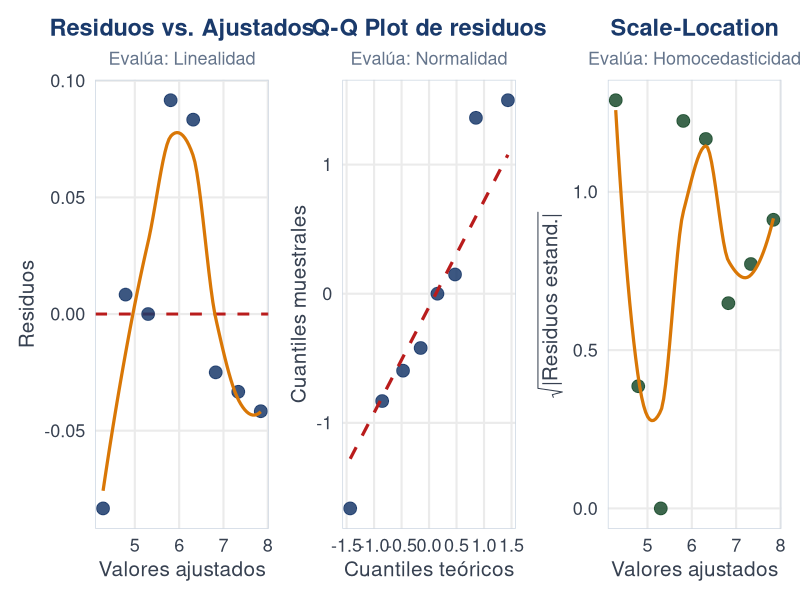

This chart was generated by the following R code:
## ---- chunk 1
#| echo: false
#| warning: false
#| message: false
#| fig-width: 16
#| fig-height: 4.8
#| fig-align: center
#| out-width: "100%"

library(ggplot2); library(patchwork)

publicidad   <- c(40, 60, 80, 100, 120, 140, 160, 180)
rentabilidad <- c(4.2, 4.8, 5.3, 5.9, 6.4, 6.8, 7.3, 7.8)
modelo <- lm(rentabilidad ~ publicidad)

df_diag <- data.frame(
  ajustados = fitted(modelo),
  residuos  = residuals(modelo),
  std_res   = rstandard(modelo),
  sqrt_std  = sqrt(abs(rstandard(modelo)))
)

tema_d <- theme_minimal(base_size = 16) +
  theme(
    plot.title       = element_text(face = "bold", hjust = 0.5,
                                    size = 17, color = "#1a3a6b"),
    plot.subtitle    = element_text(hjust = 0.5, size = 13,
                                    color = "#64748b"),
    axis.title       = element_text(size = 15, color = "#374151"),
    axis.text        = element_text(size = 13, color = "#374151"),
    panel.grid.minor = element_blank(),
    panel.border     = element_rect(color = "#cbd5e1", fill = NA,
                                    linewidth = 0.5)
  )

p1 <- ggplot(df_diag, aes(ajustados, residuos)) +
  geom_hline(yintercept = 0, linetype = "dashed",
             color = "#b91c1c", linewidth = 1) +
  geom_point(color = "#1a3a6b", size = 4, alpha = 0.85) +
  geom_smooth(method = "loess", se = FALSE,
              color = "#d97706", linewidth = 1.1) +
  labs(title = "Residuos vs. Ajustados",
       subtitle = "Evalúa: Linealidad",
       x = "Valores ajustados", y = "Residuos") +
  tema_d

p2 <- ggplot(df_diag, aes(sample = std_res)) +
  stat_qq(color = "#1a3a6b", size = 4, alpha = 0.85) +
  stat_qq_line(color = "#b91c1c", linewidth = 1.1, linetype = "dashed") +
  labs(title = "Q-Q Plot de residuos",
       subtitle = "Evalúa: Normalidad",
       x = "Cuantiles teóricos", y = "Cuantiles muestrales") +
  tema_d

p3 <- ggplot(df_diag, aes(ajustados, sqrt_std)) +
  geom_point(color = "#1b4d2e", size = 4, alpha = 0.85) +
  geom_smooth(method = "loess", se = FALSE,
              color = "#d97706", linewidth = 1.1) +
  labs(title = "Scale-Location",
       subtitle = "Evalúa: Homocedasticidad",
       x = "Valores ajustados",
       y = expression(sqrt("|Residuos estand.|"))) +
  tema_d

p1 + p2 + p3
